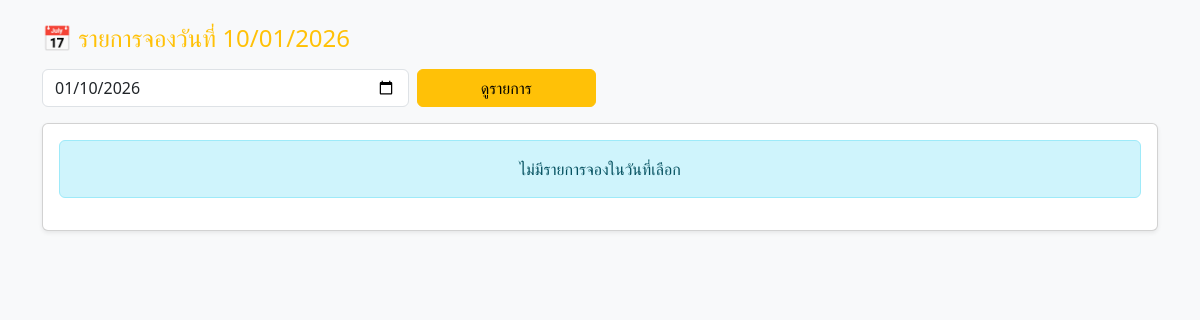
Before: /staffpage/lists.php?date=2026-01-10 with the older database file.
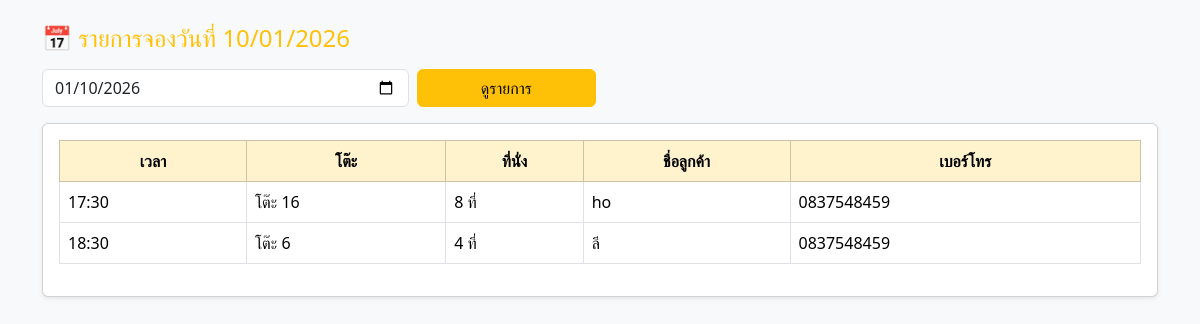
After: the same page with the newer database file.
### tables this page shows
CREATE TABLE `reservations` (
  `id` int(11) NOT NULL,
  `customer_name` varchar(100) NOT NULL,
  `phone` varchar(20) DEFAULT NULL,
  `table_id` int(11) NOT NULL,
  `reservation_date` date NOT NULL,
  `reservation_time` time NOT NULL,
  `status` enum('confirmed','cancelled','completed') DEFAULT 'confirmed',
  `completed_at` datetime DEFAULT NULL,
  `created_by` int(11) DEFAULT NULL,
  `created_at` timestamp NOT NULL DEFAULT current_timestamp()
);

CREATE TABLE `tables` (
  `id` int(11) NOT NULL,
  `table_number` varchar(10) NOT NULL,
  `seat` int(11) NOT NULL,
  `position_x` int(11) NOT NULL,
  `position_y` int(11) NOT NULL,
  `status` enum('available','reserved','using') DEFAULT 'available'
);

### staffpage/lists.php (the view, shortened to what this page needs)
<?php
require_once __DIR__ . "/../config/db.php";
$selected_date = $_GET['date'] ?? date('Y-m-d');
$sql = "
SELECT r.*, t.table_number, t.seat
FROM reservations r
JOIN tables t ON r.table_id = t.id
WHERE r.reservation_date = ?
AND r.status = 'confirmed'
ORDER BY r.reservation_time ASC
";
$stmt = $conn->prepare($sql);
$stmt->bind_param("s", $selected_date);
$stmt->execute();
$result = $stmt->get_result();
?>
<!DOCTYPE html>
<html lang="th">
<head>
<link rel="stylesheet" href="../bootstrap/css/bootstrap.min.css">
</head>
<body class="bg-light">
<div class="container my-4">
<h4 class="mb-3 text-warning">
📅 รายการจองวันที่ <?= date('d/m/Y', strtotime($selected_date)); ?>
</h4>
<form method="get" class="row g-2 mb-3">
    <div class="col-md-4">
        <input type="date"
               name="date"
               value="<?= $selected_date; ?>"
               class="form-control">
    </div>
    <div class="col-md-2">
        <button class="btn btn-warning w-100">
            ดูรายการ
        </button>
    </div>
</form>
<div class="card shadow-sm">
<div class="card-body">
<?php if ($result->num_rows == 0): ?>
    <div class="alert alert-info text-center">
        ไม่มีรายการจองในวันที่เลือก
    </div>
<?php else: ?>
<table class="table table-bordered table-hover align-middle">
<thead class="table-warning text-center">
<tr>
    <th>เวลา</th>
    <th>โต๊ะ</th>
    <th>ที่นั่ง</th>
    <th>ชื่อลูกค้า</th>
    <th>เบอร์โทร</th>
</tr>
</thead>
<tbody>
<?php while($row = $result->fetch_assoc()): ?>
<tr>
    <td><?= substr($row['reservation_time'], 0, 5); ?></td>
    <td>โต๊ะ <?= $row['table_number']; ?></td>
    <td><?= $row['seat']; ?> ที่</td>
    <td><?= htmlspecialchars($row['customer_name']); ?></td>
    <td><?= htmlspecialchars($row['phone']); ?></td>
</tr>
<?php endwhile; ?>
</tbody>
</table>
<?php endif; ?>
</div>
</div>
</div>
</body>
</html>

Changed rows visible on the page:
added reservations: reservation_time "17:30", table.table_number "16", table.seat "8", customer_name "ho", phone "0837548459"
added reservations: reservation_time "18:30", table.table_number "6", table.seat "4", customer_name "ลี", phone "0837548459"
Other visible differences:
text no longer shown: "ไม่มีรายการจองในวันที่เลือก"
text now shown: "เวลา โต๊ะ ที่นั่ง ชื่อลูกค้า เบอร์โทร"
